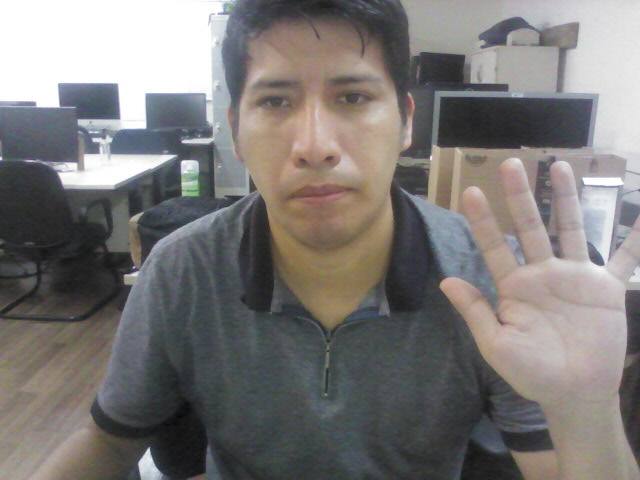
#> input picture rgb_image.jpg, 640 x 480 px
$ python orb.py
#> lines starting #> are read from the running program, lines starting #| are printed output that depends on the picture
import cv2

def process_rgb_orb(rgb_image_path):
    # Leer la imagen RGB
#> called with rgb_image_path = 'rgb_image.jpg'
    rgb_image = cv2.imread(rgb_image_path, cv2.IMREAD_COLOR)
#> rgb_image is the input picture: shape (480, 640, 3); mean B, G, R 119.5, 121, 124.3

    # Inicializar el detector ORB
    orb = cv2.ORB_create()

    # Encontrar keypoints y descriptores con ORB
    kp, des = orb.detectAndCompute(rgb_image, None)
#> kp = 500 keypoints; strongest (x, y, size): (190, 161, 111.1), (183, 165, 111.1), (182, 164, 92.6), (182, 161, 37.2)

    # Dibujar keypoints en la imagen RGB
    rgb_orb = cv2.drawKeypoints(rgb_image, kp, None, color=(0,255,0), flags=0)
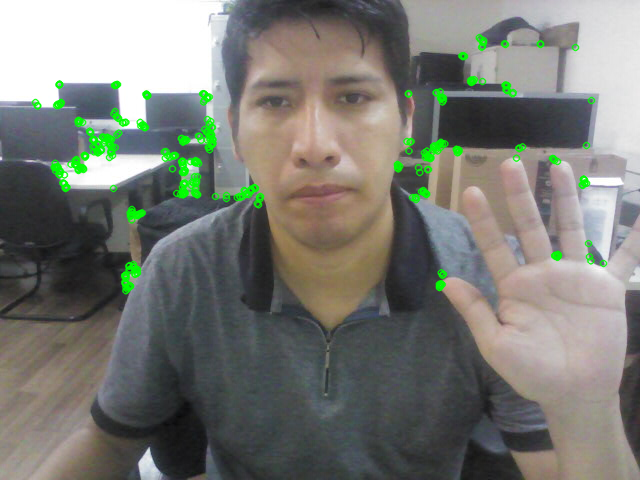
#> rgb_orb: shape (480, 640, 3); mean B, G, R 116.7, 123.1, 121.6

    # Guardar la imagen resultante
    cv2.imwrite('rgb_orb.jpg', rgb_orb)

if __name__ == '__main__':
    process_rgb_orb('rgb_image.jpg')

$ run again, with imagem1.jpg copied over rgb_image.jpg
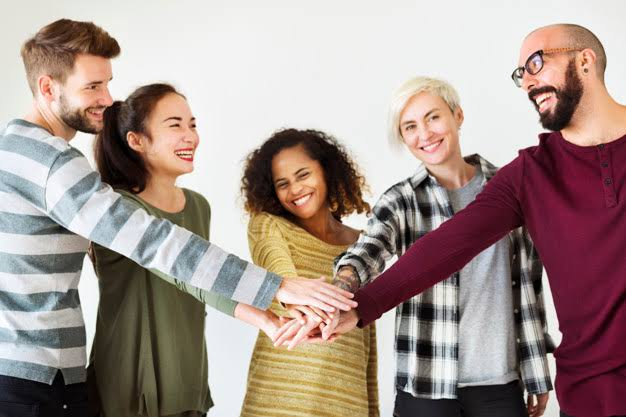
#> input picture imagem1.jpg, 626 x 417 px
#> in process_rgb_orb, rgb_image is the input picture: shape (417, 626, 3); mean B, G, R 142.2, 148.5, 166.3
#> kp = 500 keypoints; strongest (x, y, size): (550, 354, 44.6), (551, 354, 37.2), (340, 265, 31), (556, 342, 64.3)
#> in process_rgb_orb, `rgb_orb = cv2.drawKeypoints(rgb_image, kp, None, color=(0,255,0), flag..`:
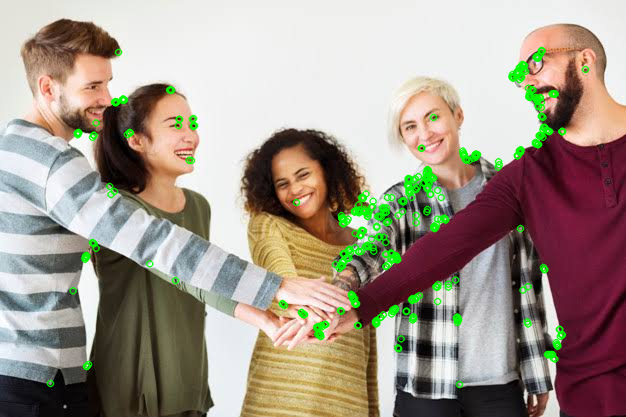
#> rgb_orb: shape (417, 626, 3); mean B, G, R 139.2, 151.5, 162.7
